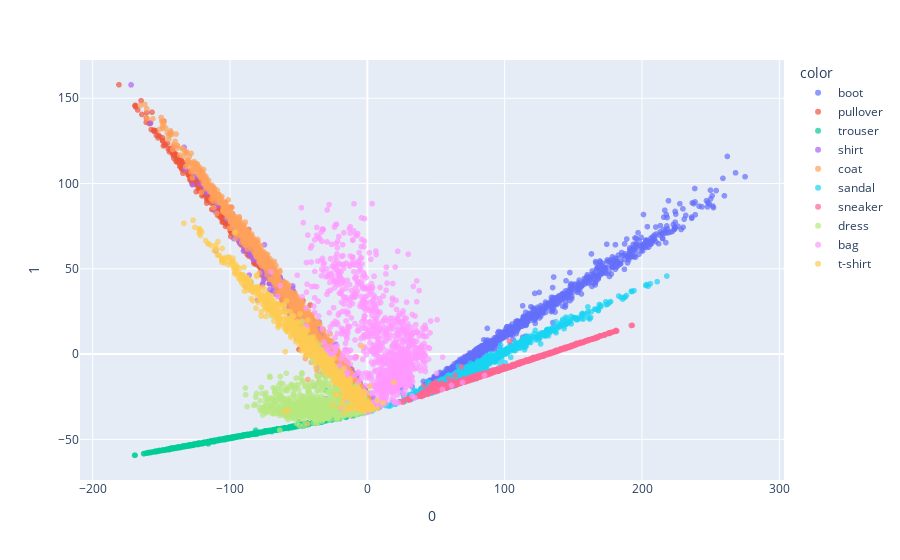
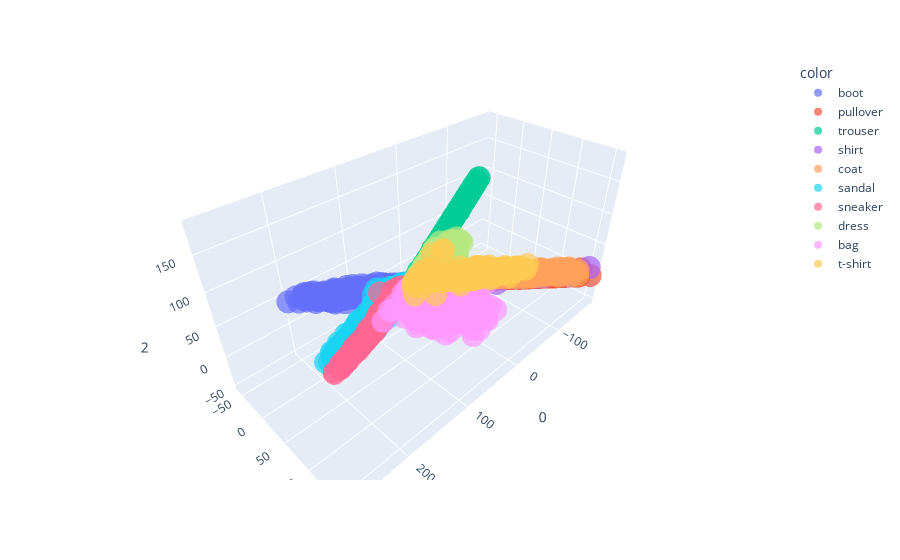

The notebook cell saved with these charts, in order:
### Markdown cell above
## PCA

### Code cell
### Get the encoded representation of the test samples
encoded_samples = []
for sample in tqdm(test_dataset):
    img = sample[0].unsqueeze(0).to(device)
    label = sample[1]
    # Encode image
    encoder.eval()
    with torch.no_grad():
        encoded_img  = encoder(img)
    # Append to list
    encoded_img = encoded_img.flatten().cpu().numpy()
    encoded_sample = {f"Enc. Variable {i}": enc for i, enc in enumerate(encoded_img)}
    encoded_sample['label'] = label
    encoded_samples.append(encoded_sample)

encoded_samples = pd.DataFrame(encoded_samples)

from sklearn.decomposition import PCA

pca = PCA(n_components=2)
encoded_samples_reduced_PCA = pca.fit_transform(encoded_samples)
import plotly.express as px
fig2a = px.scatter(encoded_samples_reduced_PCA, x=0, y =1, 
    color=[label_names[l] for l in encoded_samples.label.to_numpy()], opacity=0.7)
fig2a.show()

pca3 = PCA(n_components=3)
encoded_samples_reduced_PCA3 = pca3.fit_transform(encoded_samples)
fig2b = px.scatter_3d(encoded_samples_reduced_PCA3, x=0, y=1, z=2, 
    color=[label_names[l] for l in encoded_samples.label.to_numpy()], opacity=0.7)
fig2b.show()

### Figure 1 — Plotly figure (JSON) as saved in the notebook; plotly's stock layout.template omitted (floating-point values rounded to 4 significant figures; data arrays with more than 128 entries replaced by an {"elided": "..."} marker saying what was removed)
{"data": [{"hovertemplate": "color=boot<br>0=%{x}<br>1=%{y}<extra></extra>", "legendgroup": "boot", "marker": {"color": "#636efa", "opacity": 0.7, "symbol": "circle"}, "mode": "markers", "name": "boot", "showlegend": true, "type": "scattergl", "x": {"elided": "1000 float values"}, "xaxis": "x", "y": {"elided": "1000 float values"}, "yaxis": "y"}, {"hovertemplate": "color=pullover<br>0=%{x}<br>1=%{y}<extra></extra>", "legendgroup": "pullover", "marker": {"color": "#EF553B", "opacity": 0.7, "symbol": "circle"}, "mode": "markers", "name": "pullover", "showlegend": true, "type": "scattergl", "x": {"elided": "1000 float values"}, "xaxis": "x", "y": {"elided": "1000 float values"}, "yaxis": "y"}, {"hovertemplate": "color=trouser<br>0=%{x}<br>1=%{y}<extra></extra>", "legendgroup": "trouser", "marker": {"color": "#00cc96", "opacity": 0.7, "symbol": "circle"}, "mode": "markers", "name": "trouser", "showlegend": true, "type": "scattergl", "x": {"elided": "1000 float values"}, "xaxis": "x", "y": {"elided": "1000 float values"}, "yaxis": "y"}, {"hovertemplate": "color=shirt<br>0=%{x}<br>1=%{y}<extra></extra>", "legendgroup": "shirt", "marker": {"color": "#ab63fa", "opacity": 0.7, "symbol": "circle"}, "mode": "markers", "name": "shirt", "showlegend": true, "type": "scattergl", "x": {"elided": "1000 float values"}, "xaxis": "x", "y": {"elided": "1000 float values"}, "yaxis": "y"}, {"hovertemplate": "color=coat<br>0=%{x}<br>1=%{y}<extra></extra>", "legendgroup": "coat", "marker": {"color": "#FFA15A", "opacity": 0.7, "symbol": "circle"}, "mode": "markers", "name": "coat", "showlegend": true, "type": "scattergl", "x": {"elided": "1000 float values"}, "xaxis": "x", "y": {"elided": "1000 float values"}, "yaxis": "y"}, {"hovertemplate": "color=sandal<br>0=%{x}<br>1=%{y}<extra></extra>", "legendgroup": "sandal", "marker": {"color": "#19d3f3", "opacity": 0.7, "symbol": "circle"}, "mode": "markers", "name": "sandal", "showlegend": true, "type": "scattergl", "x": {"elided": "1000 float values"}, "xaxis": "x", "y": {"elided": "1000 float values"}, "yaxis": "y"}, {"hovertemplate": "color=sneaker<br>0=%{x}<br>1=%{y}<extra></extra>", "legendgroup": "sneaker", "marker": {"color": "#FF6692", "opacity": 0.7, "symbol": "circle"}, "mode": "markers", "name": "sneaker", "showlegend": true, "type": "scattergl", "x": {"elided": "1000 float values"}, "xaxis": "x", "y": {"elided": "1000 float values"}, "yaxis": "y"}, {"hovertemplate": "color=dress<br>0=%{x}<br>1=%{y}<extra></extra>", "legendgroup": "dress", "marker": {"color": "#B6E880", "opacity": 0.7, "symbol": "circle"}, "mode": "markers", "name": "dress", "showlegend": true, "type": "scattergl", "x": {"elided": "1000 float values"}, "xaxis": "x", "y": {"elided": "1000 float values"}, "yaxis": "y"}, {"hovertemplate": "color=bag<br>0=%{x}<br>1=%{y}<extra></extra>", "legendgroup": "bag", "marker": {"color": "#FF97FF", "opacity": 0.7, "symbol": "circle"}, "mode": "markers", "name": "bag", "showlegend": true, "type": "scattergl", "x": {"elided": "1000 float values"}, "xaxis": "x", "y": {"elided": "1000 float values"}, "yaxis": "y"}, {"hovertemplate": "color=t-shirt<br>0=%{x}<br>1=%{y}<extra></extra>", "legendgroup": "t-shirt", "marker": {"color": "#FECB52", "opacity": 0.7, "symbol": "circle"}, "mode": "markers", "name": "t-shirt", "showlegend": true, "type": "scattergl", "x": {"elided": "1000 float values"}, "xaxis": "x", "y": {"elided": "1000 float values"}, "yaxis": "y"}], "layout": {"legend": {"title": {"text": "color"}, "tracegroupgap": 0}, "margin": {"t": 60}, "xaxis": {"anchor": "y", "domain": [0, 1], "title": {"text": "0"}}, "yaxis": {"anchor": "x", "domain": [0, 1], "title": {"text": "1"}}}}

### Figure 2 — Plotly figure (JSON) as saved in the notebook; plotly's stock layout.template omitted (floating-point values rounded to 4 significant figures; data arrays with more than 128 entries replaced by an {"elided": "..."} marker saying what was removed)
{"data": [{"hovertemplate": "color=boot<br>0=%{x}<br>1=%{y}<br>2=%{z}<extra></extra>", "legendgroup": "boot", "marker": {"color": "#636efa", "opacity": 0.7, "symbol": "circle"}, "mode": "markers", "name": "boot", "scene": "scene", "showlegend": true, "type": "scatter3d", "x": {"elided": "1000 float values"}, "y": {"elided": "1000 float values"}, "z": {"elided": "1000 float values"}}, {"hovertemplate": "color=pullover<br>0=%{x}<br>1=%{y}<br>2=%{z}<extra></extra>", "legendgroup": "pullover", "marker": {"color": "#EF553B", "opacity": 0.7, "symbol": "circle"}, "mode": "markers", "name": "pullover", "scene": "scene", "showlegend": true, "type": "scatter3d", "x": {"elided": "1000 float values"}, "y": {"elided": "1000 float values"}, "z": {"elided": "1000 float values"}}, {"hovertemplate": "color=trouser<br>0=%{x}<br>1=%{y}<br>2=%{z}<extra></extra>", "legendgroup": "trouser", "marker": {"color": "#00cc96", "opacity": 0.7, "symbol": "circle"}, "mode": "markers", "name": "trouser", "scene": "scene", "showlegend": true, "type": "scatter3d", "x": {"elided": "1000 float values"}, "y": {"elided": "1000 float values"}, "z": {"elided": "1000 float values"}}, {"hovertemplate": "color=shirt<br>0=%{x}<br>1=%{y}<br>2=%{z}<extra></extra>", "legendgroup": "shirt", "marker": {"color": "#ab63fa", "opacity": 0.7, "symbol": "circle"}, "mode": "markers", "name": "shirt", "scene": "scene", "showlegend": true, "type": "scatter3d", "x": {"elided": "1000 float values"}, "y": {"elided": "1000 float values"}, "z": {"elided": "1000 float values"}}, {"hovertemplate": "color=coat<br>0=%{x}<br>1=%{y}<br>2=%{z}<extra></extra>", "legendgroup": "coat", "marker": {"color": "#FFA15A", "opacity": 0.7, "symbol": "circle"}, "mode": "markers", "name": "coat", "scene": "scene", "showlegend": true, "type": "scatter3d", "x": {"elided": "1000 float values"}, "y": {"elided": "1000 float values"}, "z": {"elided": "1000 float values"}}, {"hovertemplate": "color=sandal<br>0=%{x}<br>1=%{y}<br>2=%{z}<extra></extra>", "legendgroup": "sandal", "marker": {"color": "#19d3f3", "opacity": 0.7, "symbol": "circle"}, "mode": "markers", "name": "sandal", "scene": "scene", "showlegend": true, "type": "scatter3d", "x": {"elided": "1000 float values"}, "y": {"elided": "1000 float values"}, "z": {"elided": "1000 float values"}}, {"hovertemplate": "color=sneaker<br>0=%{x}<br>1=%{y}<br>2=%{z}<extra></extra>", "legendgroup": "sneaker", "marker": {"color": "#FF6692", "opacity": 0.7, "symbol": "circle"}, "mode": "markers", "name": "sneaker", "scene": "scene", "showlegend": true, "type": "scatter3d", "x": {"elided": "1000 float values"}, "y": {"elided": "1000 float values"}, "z": {"elided": "1000 float values"}}, {"hovertemplate": "color=dress<br>0=%{x}<br>1=%{y}<br>2=%{z}<extra></extra>", "legendgroup": "dress", "marker": {"color": "#B6E880", "opacity": 0.7, "symbol": "circle"}, "mode": "markers", "name": "dress", "scene": "scene", "showlegend": true, "type": "scatter3d", "x": {"elided": "1000 float values"}, "y": {"elided": "1000 float values"}, "z": {"elided": "1000 float values"}}, {"hovertemplate": "color=bag<br>0=%{x}<br>1=%{y}<br>2=%{z}<extra></extra>", "legendgroup": "bag", "marker": {"color": "#FF97FF", "opacity": 0.7, "symbol": "circle"}, "mode": "markers", "name": "bag", "scene": "scene", "showlegend": true, "type": "scatter3d", "x": {"elided": "1000 float values"}, "y": {"elided": "1000 float values"}, "z": {"elided": "1000 float values"}}, {"hovertemplate": "color=t-shirt<br>0=%{x}<br>1=%{y}<br>2=%{z}<extra></extra>", "legendgroup": "t-shirt", "marker": {"color": "#FECB52", "opacity": 0.7, "symbol": "circle"}, "mode": "markers", "name": "t-shirt", "scene": "scene", "showlegend": true, "type": "scatter3d", "x": {"elided": "1000 float values"}, "y": {"elided": "1000 float values"}, "z": {"elided": "1000 float values"}}], "layout": {"legend": {"title": {"text": "color"}, "tracegroupgap": 0}, "margin": {"t": 60}, "scene": {"domain": {"x": [0, 1], "y": [0, 1]}, "xaxis": {"title": {"text": "0"}}, "yaxis": {"title": {"text": "1"}}, "zaxis": {"title": {"text": "2"}}}}}
